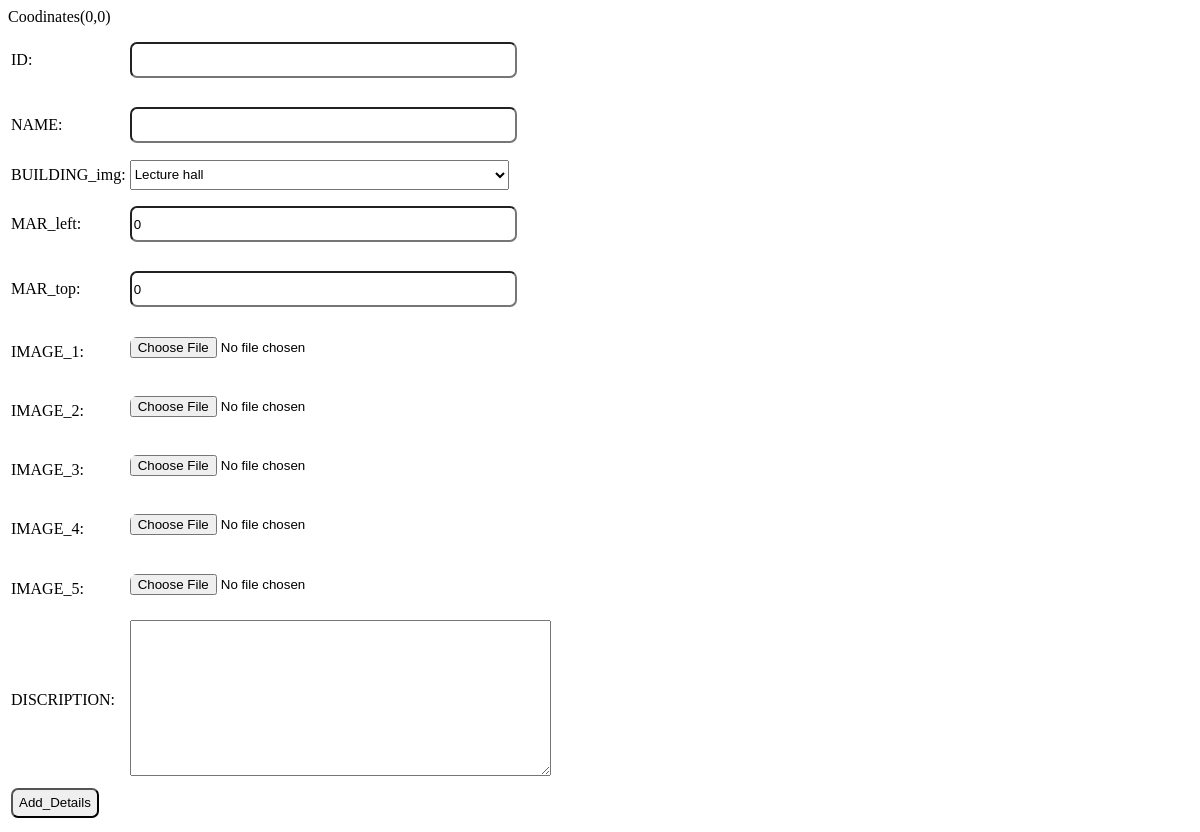
/addplace.php, run on the app's committed database.
### tables this page shows
CREATE TABLE `cor` (
  `x` int(11) NOT NULL,
  `y` int(11) NOT NULL
);

### addplace.php (the view, shortened to what this page needs)
<?php
require_once'connection/sqlconnect.php';
require_once'connection/function.php';
$query="SELECT * FROM cor";
$result=mysqli_query($connection,$query);
$row=mysqli_fetch_row($result);
$x = isset($row[0]) ? $row[0] : null;
$y = isset($row[1]) ? $row[1] : null;
echo "Coodinates($x,$y)";
?>
<!DOCTYPE html>
<html>
<head>
	<link rel="stylesheet" href="style/styles.css">
</head>
<body>
<div>
<form method="POST">
	<table>
		<tr>
			<td>ID: </td>
			<td><input type="number"  name="id" id="size"></td>
			<td id="length"><?php
				?></td>
		</tr>
		<tr>
			<td>NAME:</td>
			<td><input type="text"  name="heading" id="size"></td>
			<td id="length"><?php
				?></td>
		</tr>
		<tr>
			<td>BUILDING_img:</td>
			<td><select name="b_img" id="size">
				<?php
				$query="SELECT * FROM buildingicon";
				$result=mysqli_query($connection,$query);
				while($row=mysqli_fetch_row($result)){
					echo "<option value='$row[0]'>$row[1]</option>";
				}
				?>
				</select>
			</td>
			<td id="length"><?php
				?></td>
		</tr>
		<tr>
			<td>MAR_left:</td>
			<td><input type="text"  name="mar_l" id="size" value=<?php echo $x ?>></td>
			<td id="length"><?php
				?></td>
		</tr>
		<tr>
			<td>MAR_top:</td>
			<td><input type="text"  name="mar_t" id="size" value=<?php echo $y ?>></td>
			<td id="length"><?php
				?></td>
		</tr>
		<tr>
			<td>IMAGE_1:</td>
			<td><input type="file"  name="img_1" id="size"></td>
			<td id="length"><?php
				?></td>
		</tr>
		<tr>
			<td>IMAGE_2:</td>
			<td><input type="file"  name="img_2" id="size"></td>
			<td id="length"><?php
				?></td>
		</tr>
		<tr>
			<td>IMAGE_3:</td>
			<td><input type="file"  name="img_3" id="size"></td>
			<td id="length"><?php
				?></td>
		</tr>
		<tr>
			<td>IMAGE_4:</td>
			<td><input type="file"  name="img_4" id="size"></td>
			<td id="length"><?php
				?></td>
		</tr>
		<tr>
			<td>IMAGE_5:</td>
			<td><input type="file"  name="img_5" id="size"></td>
			<td id="length"><?php
				?></td>
		</tr>
		<tr>
			<td>DISCRIPTION:</td>
			<td>
				<textarea id="w3review" name="description" rows="10" cols="50"></textarea>
			</td>
			<td id="length"><?php
				?></td>
		</tr>
		<tr>
			<td><input type="submit" value="Add_Details" id="cent"></td>
		</tr>
	</table>
	</form>
</div>
</body>
</html>

### addplace.php (style rules this page uses)
input { border-radius: 7px; margin-bottom: 3%; margin-top: 3%; }
#cent { height: 30px; }
#size { width: 90%; height: 30px; }
#length { position: absolute; width: 250px; height: 20px; margin-top: -4px; color: red; }

### data on the page
cor: x "0", y "0", mar_l "0", mar_t "0"

### other printed values
form field b_img "Lecture hall"
